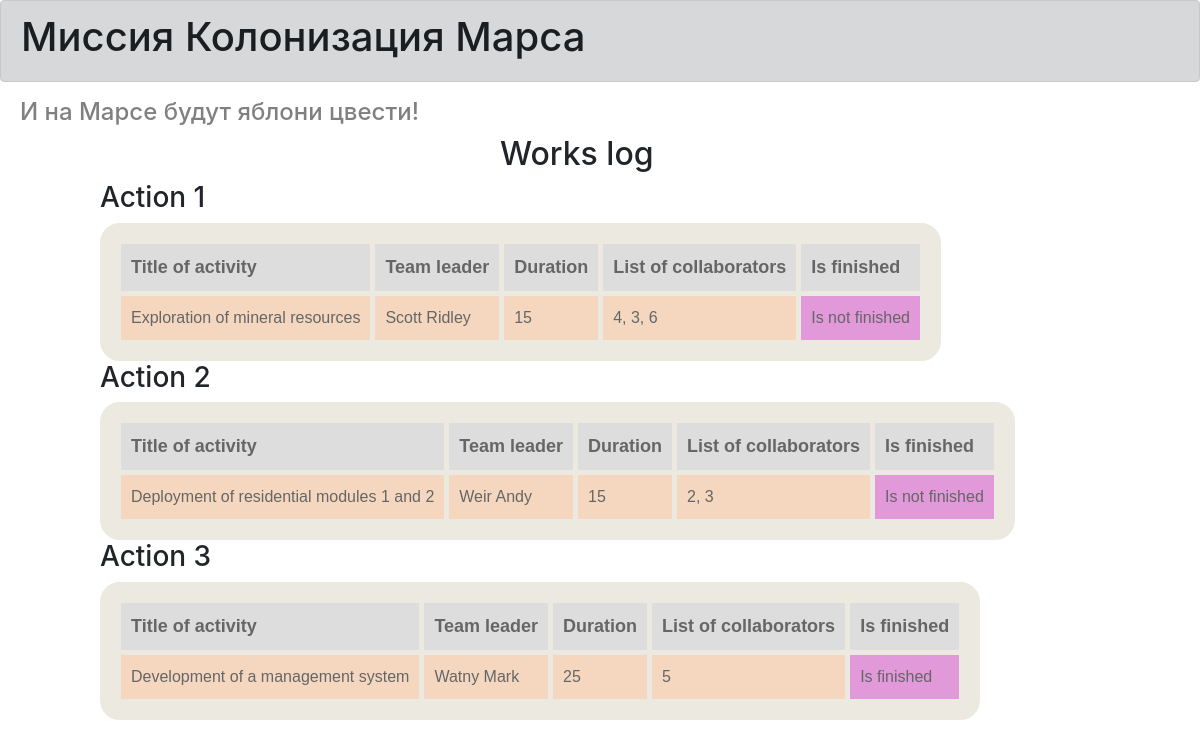
/index, run on the app's committed database.
### data/jobs.py (models this page shows)
class Jobs(SqlAlchemyBase):
    __tablename__ = 'jobs'
    id = sqlalchemy.Column(sqlalchemy.Integer, sqlalchemy.ForeignKey("users.id"))
    team_leader = sqlalchemy.Column(sqlalchemy.Integer, primary_key=True)
    job = sqlalchemy.Column(sqlalchemy.String)
    work_size = sqlalchemy.Column(sqlalchemy.Integer)
    collaborators = sqlalchemy.Column(sqlalchemy.String)
    is_finished = sqlalchemy.Column(sqlalchemy.Boolean)

### data/users.py (models this page shows)
class User(SqlAlchemyBase):
    __tablename__ = 'users'
    id = sqlalchemy.Column(sqlalchemy.Integer,
                           primary_key=True, autoincrement=True)
    surname = sqlalchemy.Column(sqlalchemy.String)
    name = sqlalchemy.Column(sqlalchemy.String)
    age = sqlalchemy.Column(sqlalchemy.Integer)
    position = sqlalchemy.Column(sqlalchemy.String)
    speciality = sqlalchemy.Column(sqlalchemy.String)
    address = sqlalchemy.Column(sqlalchemy.String)
    email = sqlalchemy.Column(sqlalchemy.String, unique=True)
    hashed_password = sqlalchemy.Column(sqlalchemy.String)
    modified_date = sqlalchemy.Column(sqlalchemy.DateTime, default=datetime.datetime.now)

### main.py (the view)
@app.route('/')
@app.route('/index')
def index():
    db_session.global_init("db/mars_explorer.sqlite")
    session = db_session.create_session()
    jobs = session.query(Jobs).all()
    user = session.query(User).all()
    team = [i.team_leader for i in jobs]
    n = 0
    lst = list()
    for i in user:
        if i.id == team[n]:
            lst.append((i.surname, i.name))
            n += 1
            if n == len(team):
                break
    return render_template('index.html', job=[i.job for i in jobs], team_lead=lst, id=[i.id for i in jobs], dur=[i.work_size for i in jobs], lst=[i.collaborators for i in jobs], finish=[i.is_finished for i in jobs])

### data/db_session.py (called while the page is built, shortened)
def global_init(db_file):
    global __factory
    if __factory:
        return

def create_session() -> Session:
    global __factory
    return __factory()

### templates/index.html
{% extends "base.html" %}
{% block content %}
<div class="sh">
    <h2 style="padding-left:400px;">Works log</h2>
{% for i in range(3)%}
    <h3>Action {{id[i]}}</h3>
    <table>
        <tr class="gg"><th><div>Title of activity</div></th><th><div>Team leader</div></th><th><div>Duration</div></th><th><div>List of collaborators</div></th><th><div>Is finished</div></th></tr>
        <tr><td>{{job[i][0].upper()}}{{job[i][1:]}}</td><td>{{team_lead[i][0]}} {{team_lead[i][1]}}</td><td>{{dur[i]}}</td><td>{{lst[i]}}</td><td class="finish">{% if finish[i] %} Is finished {% else %} Is not finished {% endif %}</td></tr>
    </table>
{% endfor %}
</div>
{% endblock %}

### templates/base.html (shortened to what this page needs)
<!DOCTYPE html>
<html lang="en">
<head>
                             <link rel="stylesheet"
                             href="https://stackpath.bootstrapcdn.com/bootstrap/4.4.1/css/bootstrap.min.css"
>
</head>
<body>
    <div class="alert alert-dark" role="alert">
        <h1 class="s">Миссия Колонизация Марса</h1>
    </div>
    <h4>И на Марсе будут яблони цвести!</h4>
    {% block content %}{% endblock %}
</body>

### templates/base.html (style rules this page uses)
table { font-family: "Lucida Sans Unicode", "Lucida Grande", Sans-Serif; text-align: left; border-collapse: separate; border-spacing: 5px; background: #ECE9E0; color: #656665; border: 16px solid #ECE9E0; border-radius: 20px; }
th { font-size: 18px; padding: 10px; }
td { background: #F5D7BF; padding: 10px; }
h4 { color: gray; margin-left: 20px; }
div.sh { padding-left: 100px; }
tr.gg { background-color: #dddddd; }
td.finish { background-color: #E199DA; }

### data on the page
Jobs: job "E", job "xploration of mineral resources", collaborators "4, 3, 6"
User: surname "Scott", name "Ridley"
Jobs: job "D", job "eployment of residential modules 1 and 2", collaborators "2, 3"
User: surname "Weir", name "Andy"
Jobs: job "D", job "evelopment of a management system"
User: surname "Watny", name "Mark"

### other printed values
{{ id[i] }} "1" "2" "3"
{{ dur[i] }} "15" "15" "25"
{{ lst[i] }} "5"
